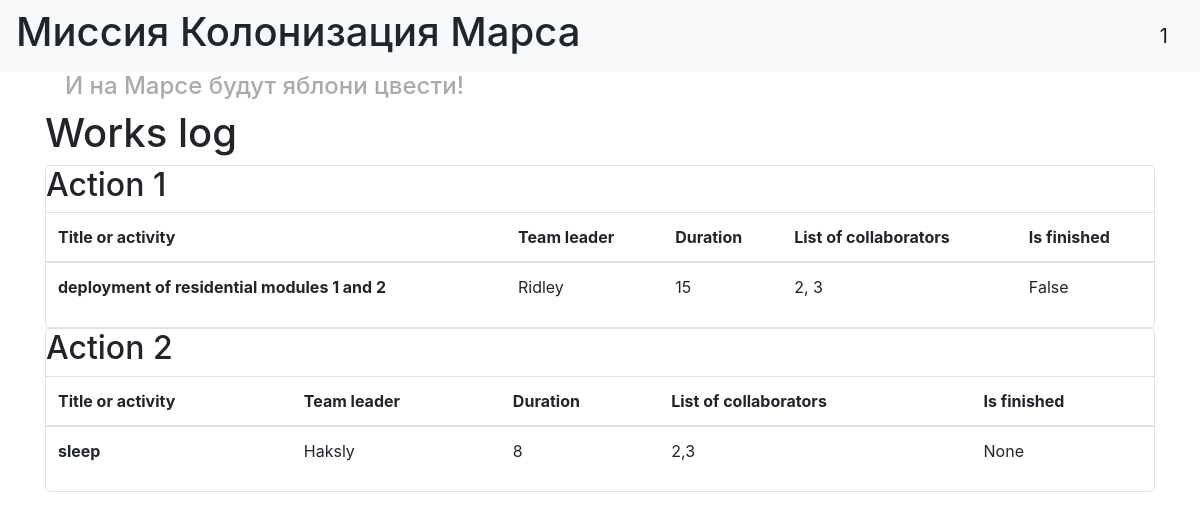
The page / on the database its author committed.
### BD/data/jobs.py (models this page shows)
class Job(SqlAlchemyBase):
    __tablename__ = 'jobs'
    id = sqlalchemy.Column(sqlalchemy.Integer,
                           primary_key=True, autoincrement=True)
    team_leader = sqlalchemy.Column(sqlalchemy.Integer,
                                    sqlalchemy.ForeignKey("users.id"))
    job = sqlalchemy.Column(sqlalchemy.String, nullable=True)
    work_size = sqlalchemy.Column(sqlalchemy.Integer)
    collaborators = sqlalchemy.Column(sqlalchemy.String, nullable=True)
    start_date = sqlalchemy.Column(sqlalchemy.DateTime,
                                   default=datetime.datetime.now)
    end_date = sqlalchemy.Column(sqlalchemy.DateTime)
    is_finished = sqlalchemy.Column(sqlalchemy.Boolean, default=False)
    user = orm.relationship('User')
    def __repr__(self):
        return f'<Job> {self.id} {self.job} {self.user}'

### BD/data/users.py (models this page shows, shortened)
class User(SqlAlchemyBase):
    __tablename__ = 'users'
    id = sqlalchemy.Column(sqlalchemy.Integer,
                           primary_key=True, autoincrement=True)
    surname = sqlalchemy.Column(sqlalchemy.String, nullable=True)
    name = sqlalchemy.Column(sqlalchemy.String, nullable=True)
    age = sqlalchemy.Column(sqlalchemy.Integer)
    position = sqlalchemy.Column(sqlalchemy.String, nullable=True)
    speciality = sqlalchemy.Column(sqlalchemy.String, nullable=True)
    address = sqlalchemy.Column(sqlalchemy.String, nullable=True)
    email = sqlalchemy.Column(sqlalchemy.String,
                              index=True, unique=True, nullable=True)
    hashed_password = sqlalchemy.Column(sqlalchemy.String, nullable=True)
    modified_date = sqlalchemy.Column(sqlalchemy.DateTime,
                                      default=datetime.datetime.now)
    jobs = orm.relationship("Job", back_populates='user')
    def __repr__(self):
        return f'<Colonist> {self.id} {self.surname} {self.name}'

### BD/main.py (the view)
@app.route("/")
def index():
    db_sess = db_session.create_session()
    jobs = db_sess.query(Job).all()
    print(jobs)
    return render_template("index.html", jobs=jobs)

### BD/data/db_session.py (called while the page is built)
def create_session() -> Session:
    global __factory
    return __factory()

### BD/templates/index.html
{% extends "base.html" %}
{% block content %}
<h1>Works log</h1>
{% for item in jobs%}
<div class="col-md6 border rounded">
    <h2>Action {{item.id}}</h2>
    <table class="table">
  <thead>
    <tr>
      <th scope="col">Title or activity</th>
      <th scope="col">Team leader</th>
      <th scope="col">Duration</th>
      <th scope="col">List of collaborators</th>
        <th scope="col">Is finished</th>
    </tr>
  </thead>
  <tbody>
    <tr>
      <th scope="row">{{item.job}}</th>
      <td>{{item.user.name}}</td>
      <td>{{item.work_size}}</td>
      <td>{{item.collaborators}}</td>
      <td>{{item.is_finished}}</td>
    </tr>
  </tbody>
</table>
</div>
{% endfor %}
{% endblock %}

### rows shown on the page
Job: id "1", job "deployment of residential modules 1 and 2", user.name "Ridley", work_size "15", collaborators "2, 3", is_finished "False"
Job: id "2", job "sleep", user.name "Haksly", work_size "8", collaborators "2,3", is_finished "None"
